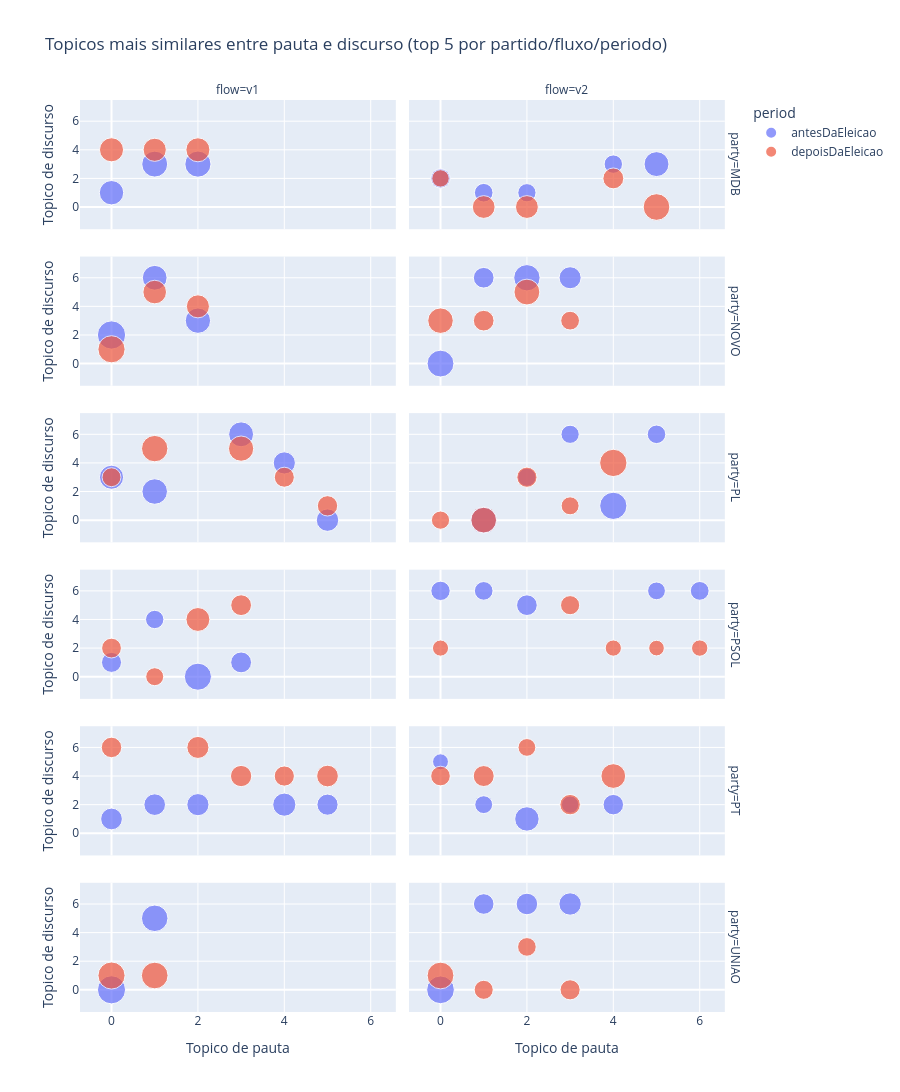

Source (notebook cell):
### Code cell
fig = px.scatter(
    top_matches,
    x="agenda_topic",
    y="discourse_topic",
    size="cosine_similarity",
    color="period",
    facet_row="party",
    facet_col="flow",
    title="Topicos mais similares entre pauta e discurso (top 5 por partido/fluxo/periodo)",
    labels={"agenda_topic": "Topico de pauta", "discourse_topic": "Topico de discurso"},
    hover_data=["cosine_similarity", "agenda_terms", "discourse_terms"],
)
fig.update_layout(height=220 * len(PARTIES))
fig.show()
